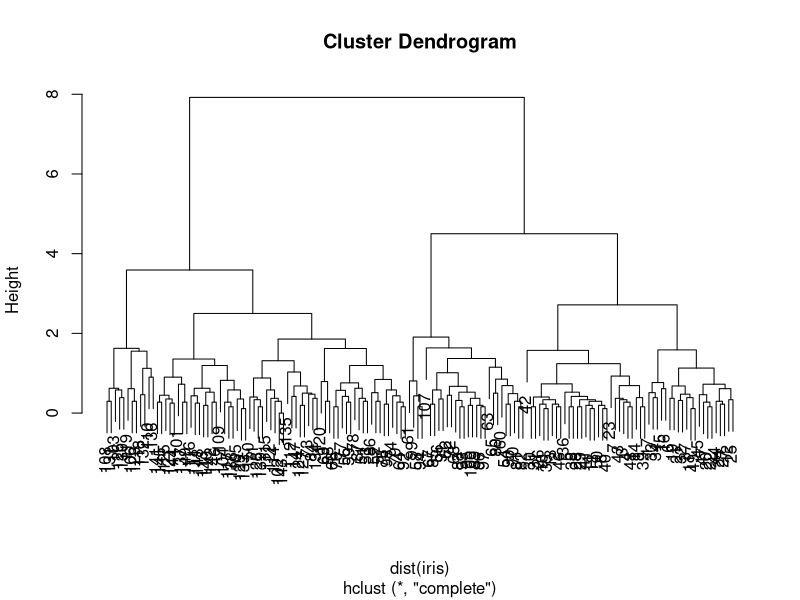

Source code (R): (Note: this script raises an error after producing the figure.)
modelH <- hclust(dist(iris))

png(filename = paste(dir,"clusterIrisHierarquico.png", sep=""), 
    height = 600, width = 1000)
plot(modelH)
dev.off()

printTable <- xtable(iris[c(108,131),])
print(printTable)

printTable <- xtable(iris[c(108,131,42),])
print(printTable)
